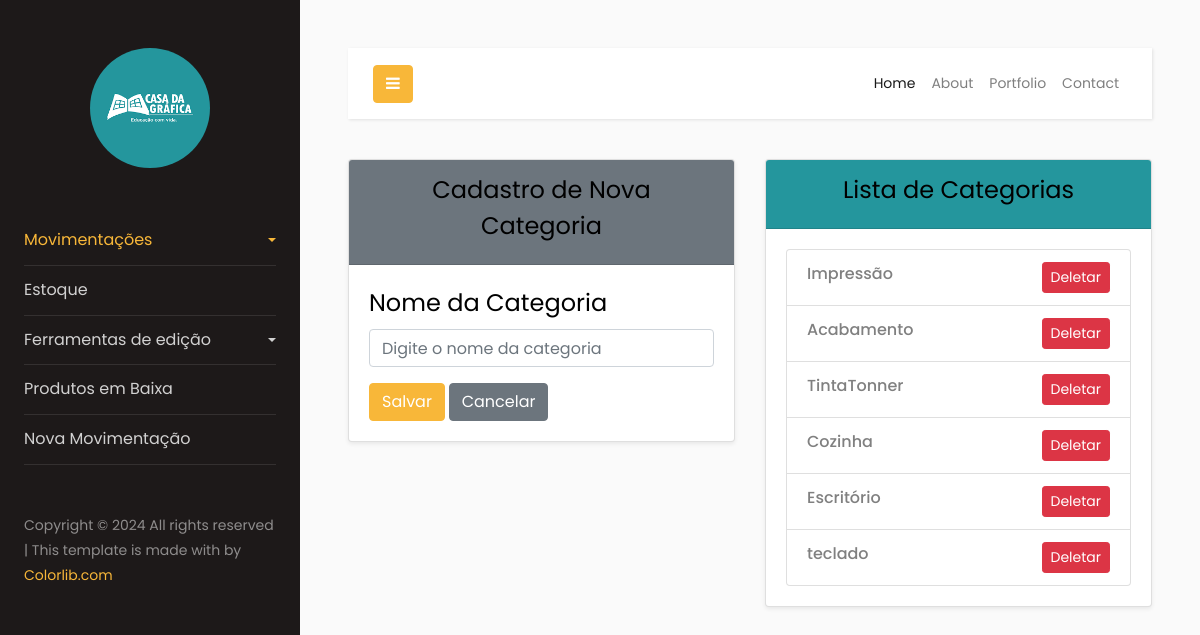
/categoria/ (signed in), run on an earlier commit of the app's database.
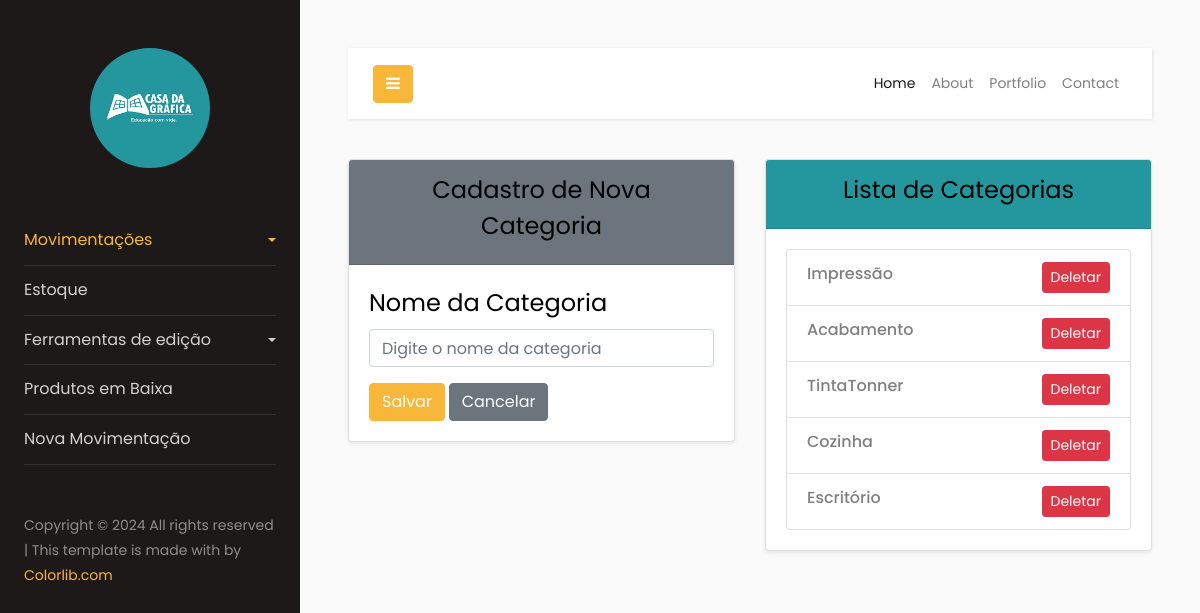
And on a later commit of the database.
### categoria/models.py (models this page shows, shortened)
class Categoria(models.Model):
    categoria = models.CharField(max_length=255)
    data_cadastro = models.DateField(auto_now_add=True)

### categoria/views.py (the view, shortened to what this page needs)
# urls.py: path('categoria/', CategoriaListView.as_view(), name='categoria-list'),
class CategoriaListView(LoginRequiredMixin, View):
    def get(self, request):
        categorias = Categoria.objects.all()  # Obtenha a lista de categorias
        return render(request, 'categoria_list.html', {'categorias': categorias})

### categoria/templates/categoria_list.html (shortened to what this page needs)
<!DOCTYPE html>
<html lang="pt-br">
  {% include 'components/header/header.html' %}
  <body>
      <div class="row">
        <div class="col-12 col-md-6">
          <div class="card shadow-sm">
            <div class="card-header text-center bg-secondary text-white">
              <h4>Cadastro de Nova Categoria</h4>
            </div>
            <div class="card-body">
              <form method="post">
                <div class="mb-3">
                  <h4 for="categoria" class="form-label">Nome da Categoria</h4>
                  <input type="text" name="categoria" id="categoria" class="form-control" placeholder="Digite o nome da categoria" required>
                </div>
                <button type="submit" class="btn btn-primary">Salvar</button>
                <a href="{% url 'categoria-list' %}" class="btn btn-secondary ms-2">Cancelar</a>
              </form>
            </div>
          </div>
        </div>
         <div class="col-12 col-md-6 mb-4">
          <div class="card shadow-sm">
            <div class="card-header text-center text-white" style="background-color: #24969d;">
              <h4>Lista de Categorias</h4>
            </div>
            <div class="card-body">
              <ul class="list-group">
                {% for categoria in categorias %}
                  <li class="list-group-item d-flex justify-content-between align-items-center">
                    <h6 href="#" class="text-decoration-none">{{ categoria.categoria }}</h6>
                    <div>
                      <a href="{% url 'categoria-delete' categoria.pk %}" class="btn btn-danger btn-sm">Deletar</a>
                    </div>
                  </li>
                {% endfor %}
              </ul>
            </div>
          </div>
        </div>
    </div>
  </body>
  {% include 'components/footer/footer.html' %}
</html>

What changed in the data, as far as the page shows it:
removed Categoria: categoria "teclado"
